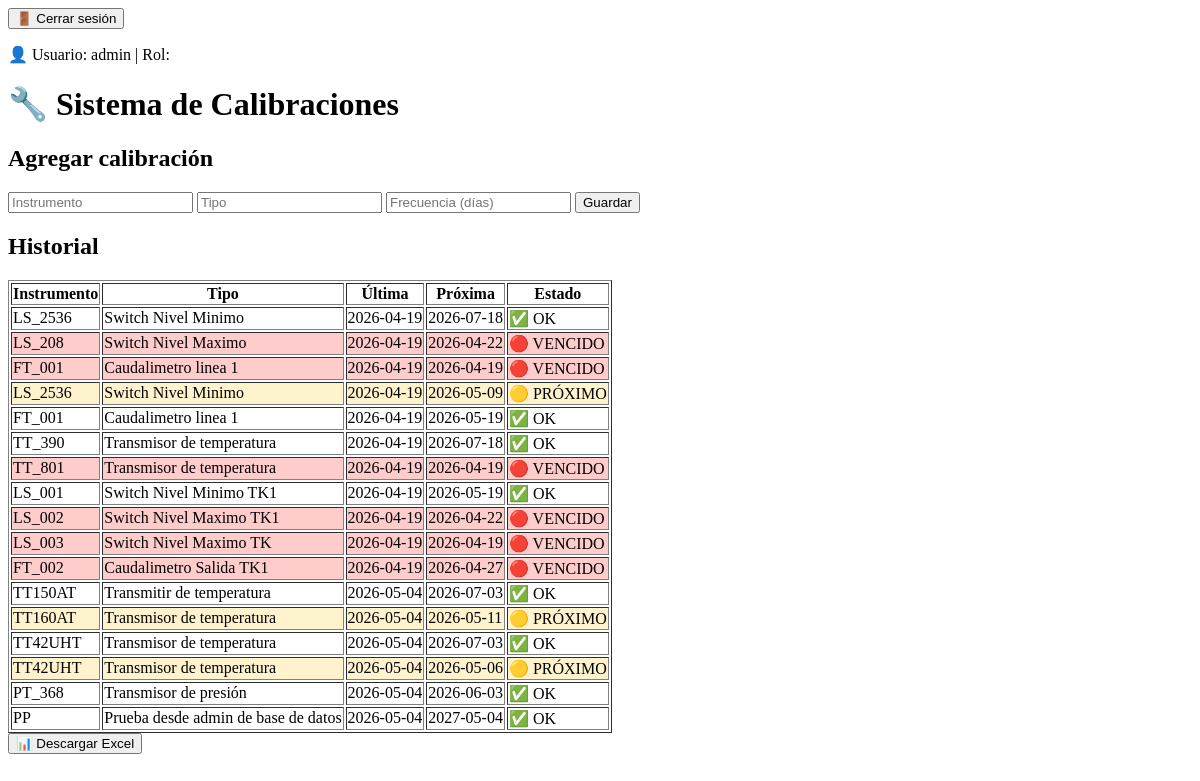
/ (signed in), run on an earlier commit of the app's database.
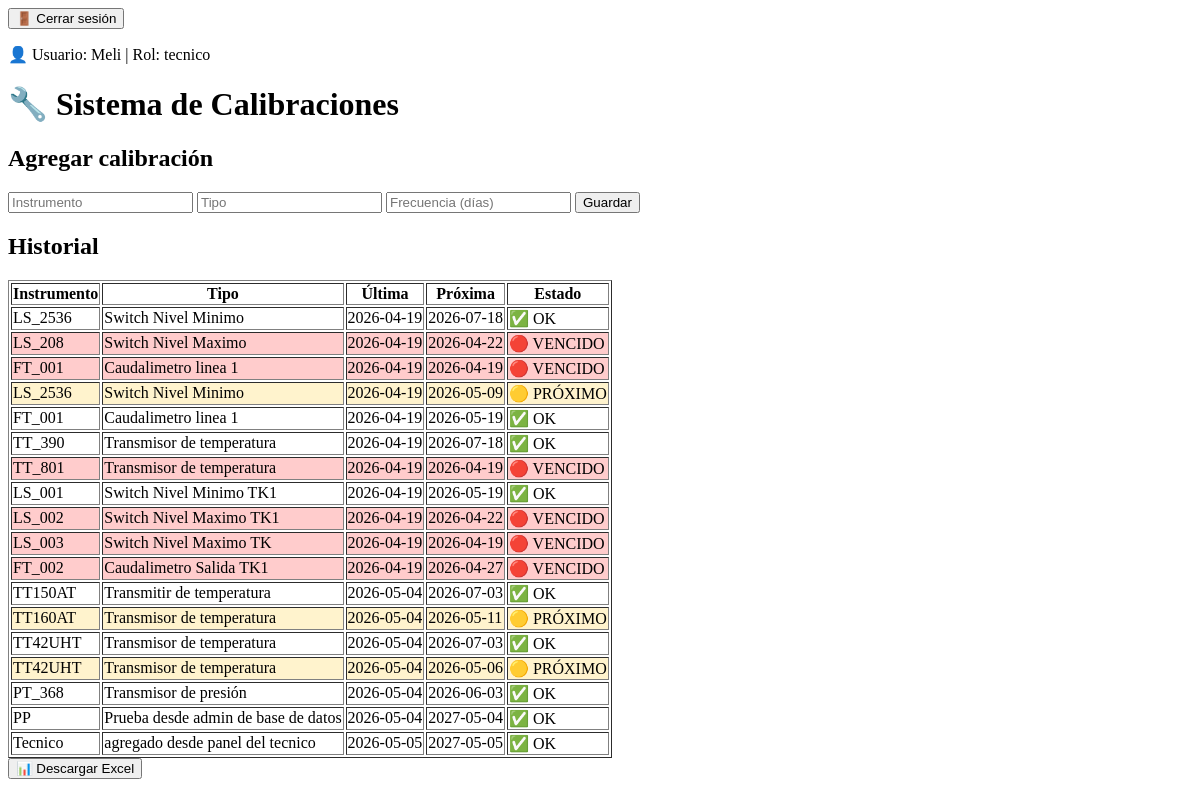
And on a later commit of the database.
### tables this page shows
CREATE TABLE calibraciones_4 (
        id INTEGER PRIMARY KEY AUTOINCREMENT,
        instrumento TEXT,
        tipo TEXT,
        fecha TEXT,
        frecuencia INTEGER
    );

### app_web.py (the view)
@app.route("/")
def index():
    if not session.get("logueado"):
        return redirect("/login")
    conexion = sqlite3.connect("calibraciones_4.db")
    cursor = conexion.cursor()
    cursor.execute("SELECT instrumento, tipo, fecha, frecuencia FROM calibraciones_4")
    datos_db = cursor.fetchall()
    conexion.close()
    datos = []
    hoy = datetime.date.today()
    for instrumento, tipo, fecha, frecuencia in datos_db:
        fecha_cal = datetime.datetime.strptime(fecha, "%Y-%m-%d").date()
        proxima = fecha_cal + datetime.timedelta(days=frecuencia)
        dias_restantes = (proxima - hoy).days
        if hoy >= proxima:
            estado = "vencido"
        elif dias_restantes <= 7:
            estado = "proximo"
        else:
            estado = "ok"
        datos.append({
            "instrumento": instrumento,
            "tipo": tipo,
            "fecha": fecha,
            "frecuencia": frecuencia,
            "proxima": proxima,
            "estado": estado
        })
    return render_template("index.html", datos=datos)

### templates/index.html (shortened to what this page needs)
<!DOCTYPE html>
<html>
<head>
</head>
<body>
    <a href="/logout">
        <button>🚪 Cerrar sesión</button>
    </a>
    <p>👤 Usuario: {{ session.usuario }} | Rol: {{ session.rol }}</p>
<h1>🔧 Sistema de Calibraciones</h1>
<h2>Agregar calibración</h2>
<form method="POST" action="/agregar">
    <input type="text" name="instrumento" placeholder="Instrumento" required>
    <input type="text" name="tipo" placeholder="Tipo" required>
    <input type="number" name="frecuencia" placeholder="Frecuencia (días)" required>
    <button type="submit">Guardar</button>
</form>
<h2>Historial</h2>
<table border="1">
<tr>
    <th>Instrumento</th>
    <th>Tipo</th>
    <th>Última</th>
    <th>Próxima</th>
    <th>Estado</th>
</tr>
{% for d in datos %}
<tr style="
    {% if d.estado == 'vencido' %}
        background-color: #ffcccc;
    {% elif d.estado == 'proximo' %}
        background-color: #fff3cd;
    {% endif %}
">
    <td>{{ d.instrumento }}</td>
    <td>{{ d.tipo }}</td>
    <td>{{ d.fecha }}</td>
    <td>{{ d.proxima }}</td>
    <td>
        {% if d.estado == 'vencido' %}
            🔴 VENCIDO
        {% elif d.estado == 'proximo' %}
            🟡 PRÓXIMO
        {% else %}
            ✅ OK
        {% endif %}
    </td>
</tr>
{% endfor %}
</table>
<a href="/exportar">
    <button>📊 Descargar Excel</button>
</a>
</body>
</html>

What changed in the data, as far as the page shows it:
added calibraciones_4: rol "tecnico", instrumento "Tecnico", tipo "agregado desde panel del tecnico", fecha "2026-05-05", proxima "2027-05-05", shows "✅ OK"
Also different on the page:
{{ session.usuario }}: "admin" → "Meli"
